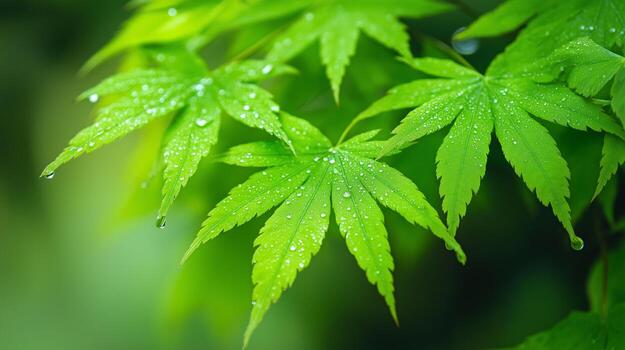
#> input picture Code Executables/Ex 4/leaf.jpg, 625 x 350 px
$ jupyter execute histogram.ipynb
#> lines starting #> are read from the running program, lines starting #| are printed output that depends on the picture
[cell 1]
import numpy as np
import cv2
import matplotlib.pyplot as plt

[cell 2]
def equalize_hist(image, L=256):
    intensity_levels, counts = np.unique(image, return_counts=True)
    total_pixels = image.size
    pdf = counts / total_pixels
    cdf = np.cumsum(pdf)
    transform = np.floor((L - 1) * cdf).astype(np.uint8)
    mapping = dict(zip(intensity_levels, transform))
    equalized_image = np.vectorize(mapping.get)(image)

    return equalized_image.astype(np.uint8)

[cell 3]
if __name__ == "__main__":
    image = cv2.imread("leaf.jpg", cv2.IMREAD_GRAYSCALE)
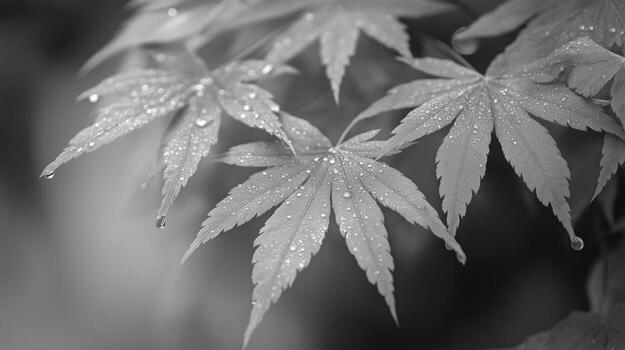
#> image: shape (350, 625); min 0, max 255, mean 107.6

    custom_image = equalize_hist(image)
#> in equalize_hist, `intensity_levels, counts = np.unique(image, return_counts=True)`: intensity_levels = 252 values from 0 to 255; counts = 252 values, max 2138 at index 118, min 1 at index 0, mean 868.1
#> in equalize_hist, `pdf = counts / total_pixels`: pdf = 252 values, max 0.00977 at index 118, min 4.57e-06 at index 0, mean 0.00397
#> in equalize_hist, `cdf = np.cumsum(pdf)`: cdf = 252 values from 4.57e-06 to 1
#> in equalize_hist, `transform = np.floor((L - 1) * cdf).astype(np.uint8)`: transform = 252 values from 0 to 254
#> in equalize_hist, `mapping = dict(zip(intensity_levels, transform))`: mapping = 252 items
#> in equalize_hist, `equalized_image = np.vectorize(mapping.get)(image)`:
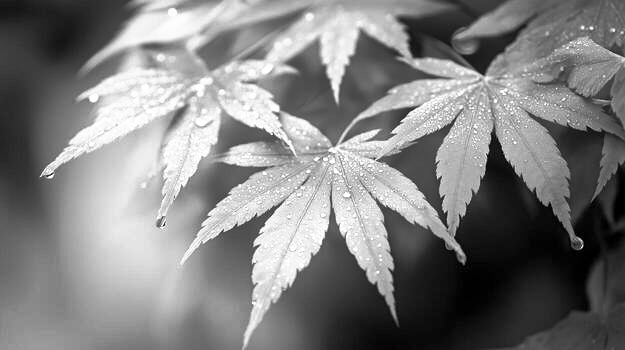
#> equalized_image: shape (350, 625); min 0, max 254, mean 127.7
    opencv_image = cv2.equalizeHist(image)

    plt.figure(figsize=(12,4))

    plt.subplot(1,3,1)
    plt.imshow(image, cmap='gray')
    plt.title("Original Image")
    plt.axis("off")

    plt.subplot(1,3,2)
    plt.imshow(custom_image, cmap='gray')
    plt.title("Custom Equalized Image")
    plt.axis("off")

    plt.subplot(1,3,3)
    plt.imshow(opencv_image, cmap='gray')
    plt.title("OpenCV Equalized Image")
    plt.axis("off")

    plt.tight_layout()
    plt.show()
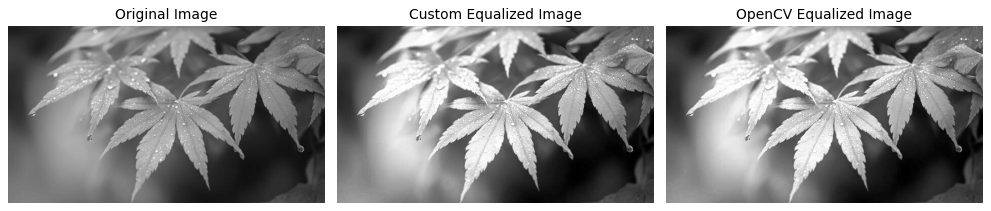
#> figure drawn by matplotlib, 3 panels

[cell 4]
plt.figure(figsize=(12,4))

plt.subplot(1,3,1)
plt.hist(image.ravel(), bins=256, range=[0,256])
plt.title("Original Histogram")

plt.subplot(1,3,2)
plt.hist(custom_image.ravel(), bins=256, range=[0,256])
plt.title("Custom Equalized Histogram")

plt.subplot(1,3,3)
plt.hist(opencv_image.ravel(), bins=256, range=[0,256])
plt.title("OpenCV Equalized Histogram")

plt.tight_layout()
plt.show()
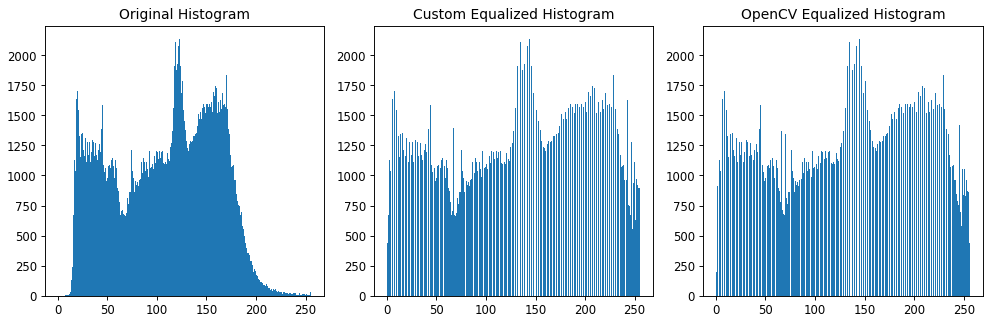
#> figure drawn by matplotlib, 3 panels; panel 1: tallest bar 2138 high, from x = 122 to 123; panel 2: tallest bar 2138 high, from x = 143 to 144; panel 3: tallest bar 2138 high, from x = 144 to 145
